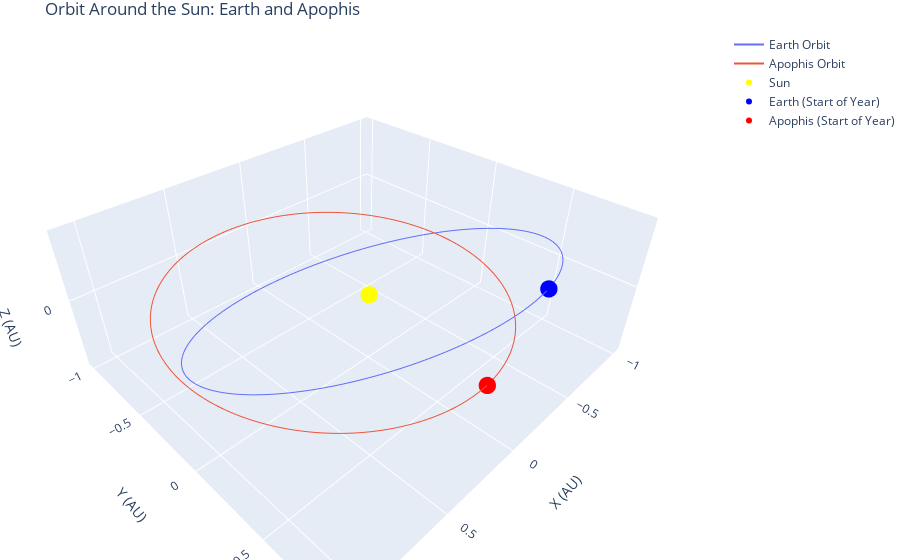

Notebook cell for this chart:
### Markdown cell above
# Fun Example - A Near-Earth Object 

## Fun Example 1: Visualizing a Close Approach

Near-Earth Objects (NEOs) are asteroids or comets whose orbits bring them into Earth's neighborhood. Let's plot the orbit of one of the most famous NEOs, **99942 Apophis**, to see just how close its orbit is to our own.

### Code cell
# Fun Example 1 
print("\nGenerating 3D orbit plot for NEO Apophis...")
fig_neo = visualizer.plot_heliocentric_orbits_3D(
    object_id='Apophis', 
    start='2025-01-01', 
    stop='2025-12-31', 
    step='1d'
)
fig_neo

### Figure 1 — Plotly figure (JSON) as saved in the notebook; plotly's stock layout.template omitted (floating-point values rounded to 4 significant figures; data arrays with more than 128 entries replaced by an {"elided": "..."} marker saying what was removed)
{"data": [{"mode": "lines", "name": "Earth Orbit", "type": "scatter3d", "x": {"elided": "365 float values"}, "y": {"elided": "365 float values"}, "z": {"elided": "365 float values"}}, {"mode": "lines", "name": "Apophis Orbit", "type": "scatter3d", "x": {"elided": "365 float values"}, "y": {"elided": "365 float values"}, "z": {"elided": "365 float values"}}, {"marker": {"color": "yellow", "size": 6}, "mode": "markers", "name": "Sun", "type": "scatter3d", "x": [0], "y": [0], "z": [0]}, {"marker": {"color": "blue", "size": 6, "symbol": "circle"}, "mode": "markers", "name": "Earth (Start of Year)", "type": "scatter3d", "x": [-0.1786], "y": [0.8872], "z": [0.3846]}, {"marker": {"color": "red", "size": 6, "symbol": "circle"}, "mode": "markers", "name": "Apophis (Start of Year)", "type": "scatter3d", "x": [0.08709], "y": [0.8203], "z": [-0.04172]}], "layout": {"margin": {"b": 0, "l": 0, "r": 0, "t": 30}, "scene": {"aspectmode": "data", "xaxis": {"title": {"text": "X (AU)"}}, "yaxis": {"title": {"text": "Y (AU)"}}, "zaxis": {"title": {"text": "Z (AU)"}}}, "title": {"text": "Orbit Around the Sun: Earth and Apophis"}}}
